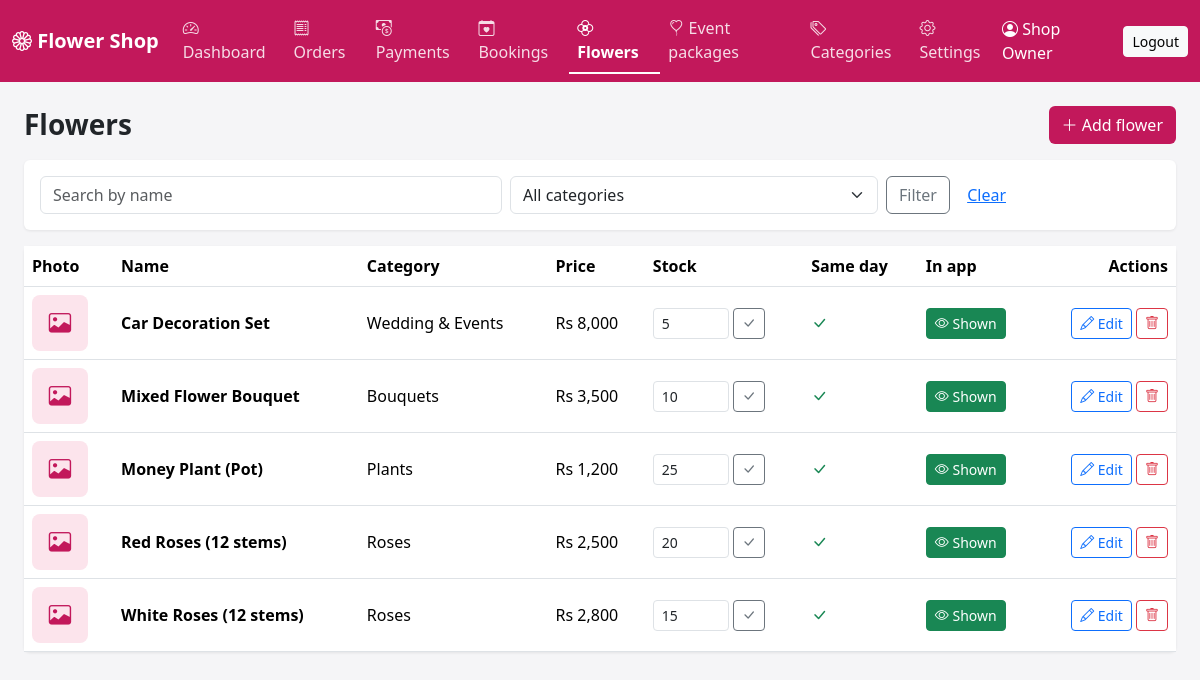
/admin/flowers.php (signed in), run on the app's committed database.
### tables this page shows
CREATE TABLE settings (
  setting_key   VARCHAR(60) PRIMARY KEY,
  setting_value VARCHAR(255) NOT NULL
);

CREATE TABLE flowers (
  id           INT AUTO_INCREMENT PRIMARY KEY,
  category_id  INT NULL,
  name         VARCHAR(120) NOT NULL,
  description  TEXT,
  price        DECIMAL(10,2) NOT NULL,            
  image        VARCHAR(255) NOT NULL,             
  stock        INT NOT NULL DEFAULT 0,
  same_day_available TINYINT(1) NOT NULL DEFAULT 1,  
  is_active    TINYINT(1) NOT NULL DEFAULT 1,     
  created_at   TIMESTAMP DEFAULT CURRENT_TIMESTAMP,
  FOREIGN KEY (category_id) REFERENCES categories(id) ON DELETE SET NULL
);

CREATE TABLE categories (
  id         INT AUTO_INCREMENT PRIMARY KEY,
  name       VARCHAR(80) NOT NULL UNIQUE,
  is_active  TINYINT(1) NOT NULL DEFAULT 1
);

### admin/_init.php (called while the page is built, shortened)
<?php
function e($value): string
{
    return htmlspecialchars((string) $value, ENT_QUOTES, 'UTF-8');
}
function rs($amount): string
{
    return 'Rs ' . number_format((float) $amount);
}
function require_admin(PDO $pdo): array
{
    $stmt = $pdo->prepare("SELECT id, name, email FROM admins WHERE id = ?");
    $stmt->execute([$_SESSION['admin_id']]);
    $admin = $stmt->fetch();
    return $admin;
}

### admin/flowers.php (the view, shortened to what this page needs)
<?php
require __DIR__ . '/_init.php';
$admin = require_admin($pdo);
$q   = trim($_GET['q'] ?? '');
$sql    = "SELECT f.*, c.name AS category_name FROM flowers f LEFT JOIN categories c ON c.id = f.category_id WHERE 1 = 1";
$params = [];
$sql .= " ORDER BY f.is_active DESC, f.name";
$stmt = $pdo->prepare($sql);
$stmt->execute($params);
$flowers = $stmt->fetchAll();
$active     = 'flowers';
require __DIR__ . '/_header.php';
?>
<div class="d-flex justify-content-between align-items-center mb-3">
  <h3 class="fw-bold mb-0">Flowers</h3>
  <a href="flower_edit.php" class="btn btn-pink"><i class="bi bi-plus-lg"></i> Add flower</a>
</div>
<form class="card card-body mb-3" method="get">
  <div class="row g-2">
    <div class="col-md-5"><input name="q" class="form-control" placeholder="Search by name" value="<?= e($q) ?>"></div>
    <div class="col-md-4">
      <select name="cat" class="form-select">
        <option value="0">All categories</option>
      </select>
    </div>
    <div class="col-md-3">
      <button class="btn btn-outline-secondary">Filter</button>
      <a href="flowers.php" class="btn btn-link">Clear</a>
    </div>
  </div>
</form>
<div class="card">
  <div class="table-responsive">
    <table class="table table-hover mb-0">
      <thead><tr><th>Photo</th><th>Name</th><th>Category</th><th>Price</th><th>Stock</th><th>Same day</th><th>In app</th><th class="text-end">Actions</th></tr></thead>
      <tbody>
      <?php foreach ($flowers as $f): ?>
        <tr class="<?= $f['is_active'] ? '' : 'table-secondary text-muted' ?>">
          <td>
            <?php if (is_file(__DIR__ . '/../' . $f['image'])): ?>
              <img src="../<?= e($f['image']) ?>" class="thumb" alt="">
            <?php else: ?>
              <div class="thumb-ph" title="No photo yet"><i class="bi bi-image"></i></div>
            <?php endif; ?>
          </td>
          <td class="fw-semibold"><?= e($f['name']) ?></td>
          <td><?= e($f['category_name'] ?? '—') ?></td>
          <td><?= rs($f['price']) ?></td>
          <td>
            <form method="post" class="d-flex gap-1 align-items-center">
              <input type="number" name="stock" min="0" max="100000" value="<?= (int) $f['stock'] ?>"
                     class="form-control form-control-sm <?= (int) $f['stock'] === 0 ? 'border-danger' : '' ?>" style="width:76px" aria-label="Stock">
              <button name="action" value="stock" class="btn btn-sm btn-outline-secondary" title="Save stock"><i class="bi bi-check-lg"></i></button>
            </form>
          </td>
          <td><?= $f['same_day_available'] ? '<i class="bi bi-check-lg text-success"></i>' : '—' ?></td>
          <td>
            <form method="post" class="d-inline">
              <button name="action" value="toggle" class="btn btn-sm <?= $f['is_active'] ? 'btn-success' : 'btn-outline-secondary' ?>"
                      title="<?= $f['is_active'] ? 'Visible in app, click to hide' : 'Hidden, click to show' ?>">
                <?= $f['is_active'] ? '<i class="bi bi-eye"></i> Shown' : '<i class="bi bi-eye-slash"></i> Hidden' ?>
              </button>
            </form>
          </td>
          <td class="text-end text-nowrap">
            <a href="flower_edit.php?id=<?= (int) $f['id'] ?>" class="btn btn-sm btn-outline-primary"><i class="bi bi-pencil"></i> Edit</a>
            <form method="post" class="d-inline" onsubmit="return confirm('Delete <?= e(addslashes($f['name'])) ?>?')">
              <button name="action" value="delete" class="btn btn-sm btn-outline-danger"><i class="bi bi-trash"></i></button>
            </form>
          </td>
        </tr>
      <?php endforeach; ?>
      </tbody>
    </table>
  </div>
</div>
<?php require __DIR__ . '/_footer.php'; ?>

### admin/_header.php (shortened to what this page needs)
<?php
$count_pending  = (int) $pdo->query("SELECT COUNT(*) FROM orders WHERE order_status = 'pending'")->fetchColumn();
$count_payments = (int) $pdo->query("SELECT COUNT(*) FROM orders WHERE payment_status = 'submitted' AND order_status <> 'cancelled'")->fetchColumn();
$count_bookings = (int) $pdo->query("SELECT COUNT(*) FROM event_bookings WHERE status = 'new'")->fetchColumn();
$shop_name      = $pdo->query("SELECT setting_value FROM settings WHERE setting_key = 'shop_name'")->fetchColumn() ?: 'Flower Shop';
function nav_item(string $key, string $href, string $icon, string $label, string $active, int $count = 0): string
{
    $cls   = $key === $active ? 'nav-link active' : 'nav-link';
    $badge = $count > 0 ? ' <span class="badge rounded-pill text-bg-light">' . $count . '</span>' : '';
    return '<li class="nav-item"><a class="' . $cls . '" href="' . $href . '"><i class="bi bi-' . $icon . '"></i> '
         . $label . $badge . '</a></li>';
}
?>
<!DOCTYPE html>
<html lang="en">
<head>
  <link href="https://cdn.jsdelivr.net/npm/bootstrap@5.3.3/dist/css/bootstrap.min.css" rel="stylesheet">
  <link href="https://cdn.jsdelivr.net/npm/bootstrap-icons@1.11.3/font/bootstrap-icons.min.css" rel="stylesheet">
</head>
<body>
<nav class="navbar navbar-expand-xl navbar-dark mb-4">
  <div class="container-fluid">
    <a class="navbar-brand fw-bold" href="index.php"><i class="bi bi-flower1"></i> <?= e($shop_name) ?></a>
    <div class="collapse navbar-collapse" id="menu">
      <ul class="navbar-nav me-auto">
        <?= nav_item('dashboard', 'index.php', 'speedometer2', 'Dashboard', $active ?? '') ?>
        <?= nav_item('orders', 'orders.php', 'receipt', 'Orders', $active ?? '', $count_pending) ?>
        <?= nav_item('payments', 'orders.php?payment=submitted', 'cash-coin', 'Payments', $active ?? '', $count_payments) ?>
        <?= nav_item('bookings', 'bookings.php', 'calendar-heart', 'Bookings', $active ?? '', $count_bookings) ?>
        <?= nav_item('flowers', 'flowers.php', 'flower2', 'Flowers', $active ?? '') ?>
        <?= nav_item('events', 'events.php', 'balloon-heart', 'Event packages', $active ?? '') ?>
        <?= nav_item('categories', 'categories.php', 'tags', 'Categories', $active ?? '') ?>
        <?= nav_item('settings', 'settings.php', 'gear', 'Settings', $active ?? '') ?>
      </ul>
      <span class="navbar-text text-white me-3"><i class="bi bi-person-circle"></i> <?= e($admin['name']) ?></span>
      <a href="logout.php" class="btn btn-sm btn-light">Logout</a>
    </div>
  </div>
</nav>
<main class="container-fluid px-4 pb-5">

### admin/_header.php (style rules this page uses)
body { background: #f5f5f7; }
.navbar { background: #c2185b; }
.navbar .nav-link { color: rgba(255,255,255,.85); }
.navbar .nav-link.active, .navbar .nav-link:hover { color: #fff; }
.navbar .nav-link.active { font-weight: 600; border-bottom: 2px solid #fff; }
.card { border: 0; box-shadow: 0 1px 3px rgba(0,0,0,.08); }
.thumb-ph { width: 56px; height: 56px; border-radius: 8px; background: #fce4ec; color: #c2185b; display: flex; align-items: center; justify-content: center; font-size: 1.4rem; }
.btn-pink { background: #c2185b; color: #fff; }
.table td, .table th { vertical-align: middle; }

### data on the page
settings: setting_value "Flower Shop"
flowers: name "Car Decoration Set", category.name "Wedding & Events", price "Rs 8,000", stock "5", same_day_available 1 (drawn), is_active 1 (drawn)
flowers: name "Mixed Flower Bouquet", category.name "Bouquets", price "Rs 3,500", stock "10", same_day_available 1 (drawn), is_active 1 (drawn)
flowers: name "Money Plant (Pot)", category.name "Plants", price "Rs 1,200", stock "25", same_day_available 1 (drawn), is_active 1 (drawn)
flowers: name "Red Roses (12 stems)", category.name "Roses", price "Rs 2,500", stock "20", same_day_available 1 (drawn), is_active 1 (drawn)
flowers: name "White Roses (12 stems)", category.name "Roses", price "Rs 2,800", stock "15", same_day_available 1 (drawn), is_active 1 (drawn)

### other printed values
$label "Dashboard Orders Payments Bookings Flowers Event packages Categories Settings"
$admin['name'] "Shop Owner"
